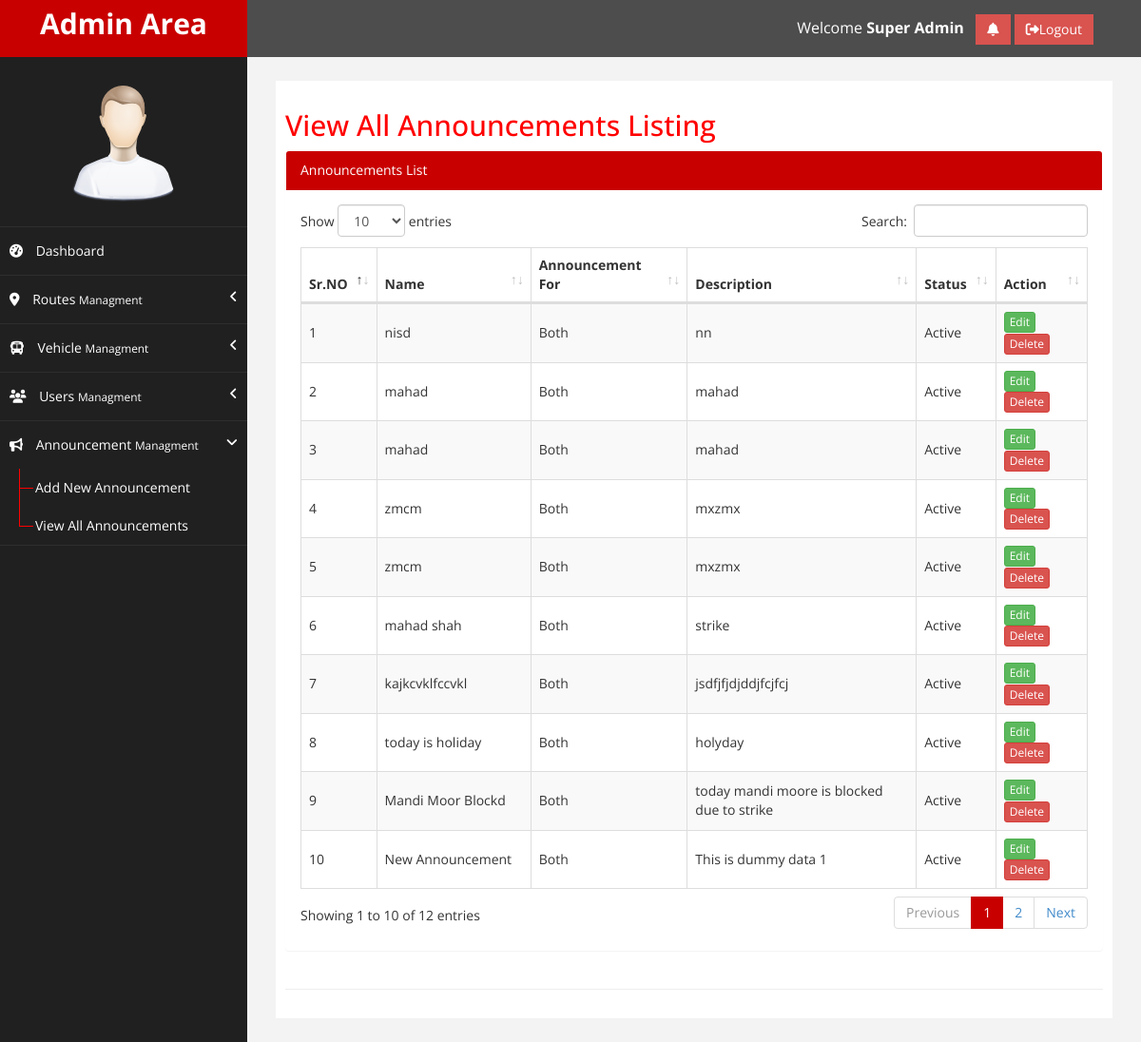
/viewAllAnnouncements.php (signed in), run on the app's committed database.
### tables this page shows
CREATE TABLE `tbl_announcement` (
  `announcement_id` int(11) NOT NULL,
  `announcement_title` varchar(255) DEFAULT NULL,
  `announcement_description` text DEFAULT NULL,
  `announcement_for` enum('D','U','BDU') NOT NULL DEFAULT 'BDU',
  `announcement_status` enum('A','B') NOT NULL DEFAULT 'A',
  `createdBy` int(11) DEFAULT NULL,
  `createdDate` datetime DEFAULT NULL,
  `updatedBy` int(11) DEFAULT NULL,
  `updatedDate` datetime DEFAULT NULL
);

### includes/functions.php (called while the page is built, shortened)
<?php
function getStatusTitle($status){
    if($status == 'P'){
      return "Pending";
    }else if($status == 'A'){
      return "Active";
    }else if($status == 'R'){
      return "Rejected";
    }else if($status == 'B'){
      return "Blocked";
    }else if ($status == 'C') {
      return "Cancle";
    }
  }
  function getAnnouncementforTitle($announcementfor){
    if($announcementfor == 'D'){
      return "Driver";
    }else if($announcementfor == 'U'){
      return "User";
    }else if($announcementfor == 'BDU'){
      return "Both";
    }
  }
?>

### viewAllAnnouncements.php (the view, shortened to what this page needs)
<?php include ("includes/head.php"); ?>
<link rel="stylesheet" href="plugins/datatables-bs4/css/dataTables.bootstrap4.css">
    <div id="wrapper">
        <?php include("includes/topNav.php"); ?>
            <?php include("includes/sidebar.php"); ?>
        <div id="page-wrapper" >
            <div id="page-inner">
                <div class="row">
                    <div class="col-md-12">
                     <h2>View All Announcements Listing</h2>
                    </div>
                    <div class="col-md-12 col-sm-12">
                        <div class="panel">
                            <div class="panel-heading panelHeadBg">
                                Announcements List
                            </div>
                            <div class="panel-body">
                                      <?php
                                 $whereAnnouncementStatus = "";
                                $sql = "SELECT * FROM `tbl_announcement` ".$whereAnnouncementStatus."  ORDER BY `announcement_id` DESC";
                                $result = mysqli_query($con,$sql);
                                if($result){
                                  if(mysqli_num_rows($result)>0){
                                    ?>
                                    <table id="announcementTbl" class="table table-bordered table-striped">
                                      <thead>
                                        <tr>
                                          <th>Sr.NO</th>
                                          <th>Name</th>
                                          <th>Announcement For</th>
                                          <th>Description</th>
                                          <th>Status</th>
                                          <th>Action</th>
                                        </tr>
                                      </thead>
                                      <tbody>
                                        <?php
                                         $srNO = 1;
                                         while($row = mysqli_fetch_assoc($result)){
                                          ?>
                                            <tr>
                                              <td class="align-middle"><?php echo $srNO; ?></td>
                                              <td class="align-middle"><?php echo $row['announcement_title']; ?></td>
                                              <td class="align-middle"><?php echo getAnnouncementforTitle($row['announcement_for']); ?></td>
                                              <td class="align-middle"><?php echo $row['announcement_description']; ?></td>
                                              <td class="align-middle"><?php echo getStatusTitle($row['announcement_status']); ?></td>
                                              <td class="align-middle">
                                                <a class="btn btn-success btn-xs" href="editAnnouncement.php?announcementID=<?php echo $row['announcement_id']; ?>">Edit</a>
                                                <a onclick="confDel(<?php echo $row['announcement_id']; ?>);" class="btn btn-danger btn-xs" href="javascript:;">Delete</a>
                                              </td>
                                            </tr>
                                          <?php
                                          $srNO++;
                                         }
                                         ?>
                                      </tbody>
                                    </table>
                                     <?php
                                  }else{
                                    ?>
                                    <div class="alert alert-info">No Record Found</div>
                                    <?php
                                  }
                                }
                              ?>
                            </div>
                        </div>
                    </div>
                </div>
                 <hr />
            </div>
        </div>
    </div>
</body>
</html>

### assets/css/custom.css (style rules this page uses)
body { font-family: 'Open Sans', sans-serif; }
#wrapper { width: 100%; background:#202020; }
#page-wrapper { padding: 15px 15px; min-height: 500px; background:#F3F3F3; }
#page-inner { width:100%; margin:10px 20px 10px 0px; background-color:#fff!important; padding:10px; min-height:500px; }
h2 { color: #f00; }
@media (min-width:768px) { #page-wrapper { margin: 0 0 0 260px; padding: 15px 30px; min-height: 500px; } }

### includes/head.php (style rules this page uses)
.align-middle { vertical-align: middle!important; }
.panelHeadBg,.panelFootBg { background: #c90000 !important; color: #ffffff !important; }

### data on the page
tbl_announcement: announcement_title "nisd", announcement_for "Both", announcement_description "nn", announcement_status "Active"
tbl_announcement: announcement_title "mahad", announcement_for "Both", announcement_description "mahad", announcement_status "Active"
tbl_announcement: announcement_title "mahad", announcement_for "Both", announcement_description "mahad", announcement_status "Active"
tbl_announcement: announcement_title "zmcm", announcement_for "Both", announcement_description "mxzmx", announcement_status "Active"
tbl_announcement: announcement_title "zmcm", announcement_for "Both", announcement_description "mxzmx", announcement_status "Active"
tbl_announcement: announcement_title "mahad shah", announcement_for "Both", announcement_description "strike", announcement_status "Active"
tbl_announcement: announcement_title "kajkcvklfccvkl", announcement_for "Both", announcement_description "jsdfjfjdjddjfcjfcj", announcement_status "Active"
tbl_announcement: announcement_title "today is holiday", announcement_for "Both", announcement_description "holyday", announcement_status "Active"
tbl_announcement: announcement_title "Mandi Moor Blockd", announcement_for "Both", announcement_description "today mandi moore is blocked due to strike", announcement_status "Active"
tbl_announcement: announcement_title "New Announcement", announcement_for "Both", announcement_description "This is dummy data 1", announcement_status "Active"

### other printed values
$_SESSION['userFullName'] "Super Admin"
